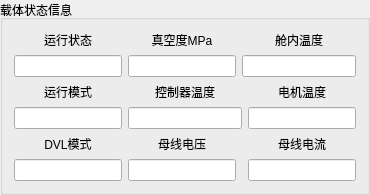
         <widget class="QGroupBox" name="groupBox_5">
          <property name="title">
           <string>载体状态信息</string>
          </property>
          <layout class="QGridLayout" name="gridLayout_3">
           <item row="0" column="0">
            <layout class="QVBoxLayout" name="verticalLayout_47">
             <item>
              <widget class="QLabel" name="label_78">
               <property name="text">
                <string>运行状态</string>
               </property>
               <property name="alignment">
                <set>Qt::AlignCenter</set>
               </property>
              </widget>
             </item>
             <item>
              <widget class="QLineEdit" name="lineEdit_45"/>
             </item>
            </layout>
           </item>
           <item row="0" column="1">
            <layout class="QVBoxLayout" name="verticalLayout_48">
             <item>
              <widget class="QLabel" name="label_79">
               <property name="text">
                <string>真空度MPa</string>
               </property>
               <property name="alignment">
                <set>Qt::AlignCenter</set>
               </property>
              </widget>
             </item>
             <item>
              <widget class="QLineEdit" name="lineEdit_46"/>
             </item>
            </layout>
           </item>
           <item row="0" column="2" colspan="2">
            <layout class="QVBoxLayout" name="verticalLayout_49">
             <item>
              <widget class="QLabel" name="label_80">
               <property name="text">
                <string>舱内温度</string>
               </property>
               <property name="alignment">
                <set>Qt::AlignCenter</set>
               </property>
              </widget>
             </item>
             <item>
              <widget class="QLineEdit" name="lineEdit_47"/>
             </item>
            </layout>
           </item>
           <item row="1" column="0">
            <layout class="QVBoxLayout" name="verticalLayout_50">
             <item>
              <widget class="QLabel" name="label_81">
               <property name="text">
                <string>运行模式</string>
               </property>
               <property name="alignment">
                <set>Qt::AlignCenter</set>
               </property>
              </widget>
             </item>
             <item>
              <widget class="QLineEdit" name="lineEdit_48"/>
             </item>
            </layout>
           </item>
           <item row="1" column="1" colspan="2">
            <layout class="QVBoxLayout" name="verticalLayout_51">
             <item>
              <widget class="QLabel" name="label_82">
               <property name="text">
                <string>控制器温度</string>
               </property>
               <property name="alignment">
                <set>Qt::AlignCenter</set>
               </property>
              </widget>
             </item>
             <item>
              <widget class="QLineEdit" name="lineEdit_49"/>
             </item>
            </layout>
           </item>
           <item row="1" column="3">
            <layout class="QVBoxLayout" name="verticalLayout_52">
             <item>
              <widget class="QLabel" name="label_83">
               <property name="text">
                <string>电机温度</string>
               </property>
               <property name="alignment">
                <set>Qt::AlignCenter</set>
               </property>
              </widget>
             </item>
             <item>
              <widget class="QLineEdit" name="lineEdit_50"/>
             </item>
            </layout>
           </item>
           <item row="2" column="0">
            <layout class="QVBoxLayout" name="verticalLayout_53">
             <item>
              <widget class="QLabel" name="label_84">
               <property name="text">
                <string>DVL模式</string>
               </property>
               <property name="alignment">
                <set>Qt::AlignCenter</set>
               </property>
              </widget>
             </item>
             <item>
              <widget class="QLineEdit" name="lineEdit_51"/>
             </item>
            </layout>
           </item>
           <item row="2" column="1">
            <layout class="QVBoxLayout" name="verticalLayout_54">
             <item>
              <widget class="QLabel" name="label_85">
               <property name="text">
                <string>母线电压</string>
               </property>
               <property name="alignment">
                <set>Qt::AlignCenter</set>
               </property>
              </widget>
             </item>
             <item>
              <widget class="QLineEdit" name="lineEdit_52"/>
             </item>
            </layout>
           </item>
           <item row="2" column="3">
            <layout class="QVBoxLayout" name="verticalLayout_55">
             <item>
              <widget class="QLabel" name="label_86">
               <property name="text">
                <string>母线电流</string>
               </property>
               <property name="alignment">
                <set>Qt::AlignCenter</set>
               </property>
              </widget>
             </item>
             <item>
              <widget class="QLineEdit" name="lineEdit_53"/>
             </item>
            </layout>
           </item>
          </layout>
         </widget>
